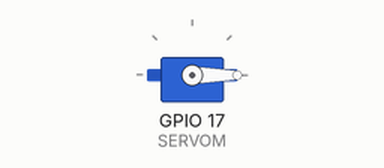
This sketch was run on a simulated ESP32. Shown: servo.

Above: at 0.05 s.
Timing chart, 0 to 4.6 s (numbered marks = the images above):
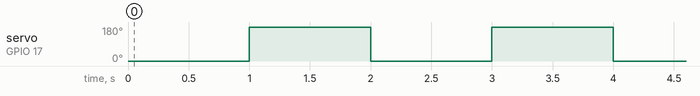

Measured:
- by itself, servo on GPIO 17 (SERVOM): alternates 180° for 1.0 s and 0° for 1.0 s

The sketch:

Ejemplo_Servo_esp32.ino
```cpp
#include <ESP32Servo.h>

Servo SERVOM;

void setup() {
  SERVOM.attach(17);
}

void loop() {
  // put your main code here, to run repeatedly:
  SERVOM.write(0);
  delay(1000);
  SERVOM.write(180);
  delay(1000);
}
```
